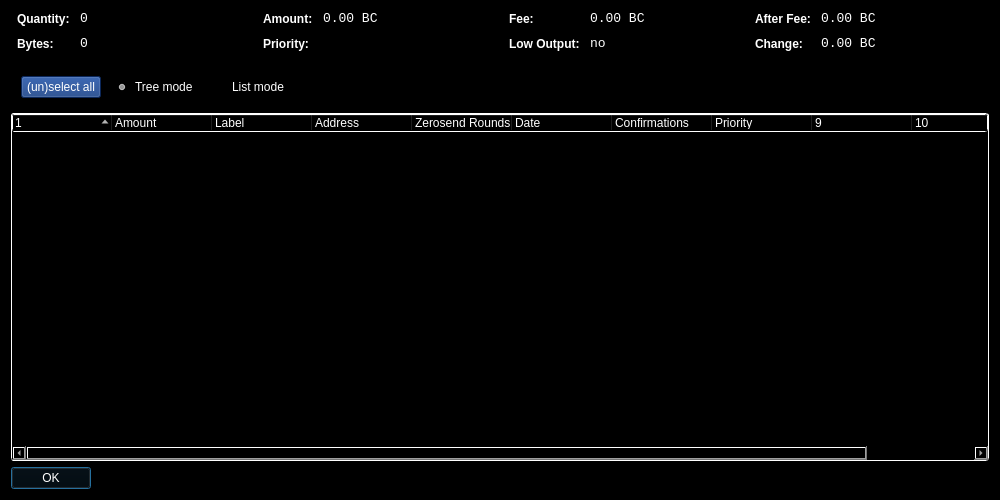
<?xml version="1.0" encoding="UTF-8"?>
<ui version="4.0">
 <class>CoinControlDialog</class>
 <widget class="QDialog" name="CoinControlDialog">
  <property name="geometry">
   <rect>
    <x>0</x>
    <y>0</y>
    <width>1000</width>
    <height>500</height>
   </rect>
  </property>
  <property name="windowTitle">
   <string>Coin Control</string>
  </property>
  <property name="styleSheet">
   <string notr="true">color: rgb(255, 255, 255);
background-color: rgb(0, 0, 0);
alternate-background-color: rgb(0, 0, 0);</string>
  </property>
  <layout class="QVBoxLayout" name="verticalLayout">
   <item>
    <layout class="QHBoxLayout" name="horizontalLayoutTop" stretch="0,0,0,0">
     <property name="topMargin">
      <number>0</number>
     </property>
     <property name="bottomMargin">
      <number>10</number>
     </property>
     <item>
      <layout class="QFormLayout" name="formLayoutCoinControl1">
       <property name="horizontalSpacing">
        <number>10</number>
       </property>
       <property name="verticalSpacing">
        <number>10</number>
       </property>
       <property name="leftMargin">
        <number>6</number>
       </property>
       <property name="rightMargin">
        <number>6</number>
       </property>
       <item row="0" column="0">
        <widget class="QLabel" name="labelCoinControlQuantityText">
         <property name="styleSheet">
          <string notr="true">font-weight:bold;</string>
         </property>
         <property name="text">
          <string>Quantity:</string>
         </property>
        </widget>
       </item>
       <item row="0" column="1">
        <widget class="QLabel" name="labelCoinControlQuantity">
         <property name="font">
          <font>
           <family>Monospace</family>
           <pointsize>10</pointsize>
          </font>
         </property>
         <property name="cursor">
          <cursorShape>IBeamCursor</cursorShape>
         </property>
         <property name="contextMenuPolicy">
          <enum>Qt::ActionsContextMenu</enum>
         </property>
         <property name="text">
          <string notr="true">0</string>
         </property>
         <property name="textInteractionFlags">
          <set>Qt::LinksAccessibleByMouse|Qt::TextSelectableByKeyboard|Qt::TextSelectableByMouse</set>
         </property>
        </widget>
       </item>
       <item row="1" column="0">
        <widget class="QLabel" name="labelCoinControlBytesText">
         <property name="styleSheet">
          <string notr="true">font-weight:bold;</string>
         </property>
         <property name="text">
          <string>Bytes:</string>
         </property>
        </widget>
       </item>
       <item row="1" column="1">
        <widget class="QLabel" name="labelCoinControlBytes">
         <property name="font">
          <font>
           <family>Monospace</family>
           <pointsize>10</pointsize>
          </font>
         </property>
         <property name="cursor">
          <cursorShape>IBeamCursor</cursorShape>
         </property>
         <property name="contextMenuPolicy">
          <enum>Qt::ActionsContextMenu</enum>
         </property>
         <property name="text">
          <string notr="true">0</string>
         </property>
         <property name="textInteractionFlags">
          <set>Qt::LinksAccessibleByMouse|Qt::TextSelectableByKeyboard|Qt::TextSelectableByMouse</set>
         </property>
        </widget>
       </item>
      </layout>
     </item>
     <item>
      <layout class="QFormLayout" name="formLayoutCoinControl2">
       <property name="horizontalSpacing">
        <number>10</number>
       </property>
       <property name="verticalSpacing">
        <number>10</number>
       </property>
       <property name="leftMargin">
        <number>6</number>
       </property>
       <property name="rightMargin">
        <number>6</number>
       </property>
       <item row="0" column="0">
        <widget class="QLabel" name="labelCoinControlAmountText">
         <property name="styleSheet">
          <string notr="true">font-weight:bold;</string>
         </property>
         <property name="text">
          <string>Amount:</string>
         </property>
        </widget>
       </item>
       <item row="0" column="1">
        <widget class="QLabel" name="labelCoinControlAmount">
         <property name="font">
          <font>
           <family>Monospace</family>
           <pointsize>10</pointsize>
          </font>
         </property>
         <property name="cursor">
          <cursorShape>IBeamCursor</cursorShape>
         </property>
         <property name="contextMenuPolicy">
          <enum>Qt::ActionsContextMenu</enum>
         </property>
         <property name="text">
          <string notr="true">0.00 BC</string>
         </property>
         <property name="textInteractionFlags">
          <set>Qt::LinksAccessibleByMouse|Qt::TextSelectableByKeyboard|Qt::TextSelectableByMouse</set>
         </property>
        </widget>
       </item>
       <item row="1" column="0">
        <widget class="QLabel" name="labelCoinControlPriorityText">
         <property name="styleSheet">
          <string notr="true">font-weight:bold;</string>
         </property>
         <property name="text">
          <string>Priority:</string>
         </property>
        </widget>
       </item>
       <item row="1" column="1">
        <widget class="QLabel" name="labelCoinControlPriority">
         <property name="font">
          <font>
           <family>Monospace</family>
           <pointsize>10</pointsize>
          </font>
         </property>
         <property name="cursor">
          <cursorShape>IBeamCursor</cursorShape>
         </property>
         <property name="contextMenuPolicy">
          <enum>Qt::ActionsContextMenu</enum>
         </property>
         <property name="text">
          <string/>
         </property>
         <property name="textInteractionFlags">
          <set>Qt::LinksAccessibleByMouse|Qt::TextSelectableByKeyboard|Qt::TextSelectableByMouse</set>
         </property>
        </widget>
       </item>
      </layout>
     </item>
     <item>
      <layout class="QFormLayout" name="formLayoutCoinControl3">
       <property name="horizontalSpacing">
        <number>10</number>
       </property>
       <property name="verticalSpacing">
        <number>10</number>
       </property>
       <property name="leftMargin">
        <number>6</number>
       </property>
       <property name="rightMargin">
        <number>6</number>
       </property>
       <item row="0" column="0">
        <widget class="QLabel" name="labelCoinControlFeeText">
         <property name="styleSheet">
          <string notr="true">font-weight:bold;</string>
         </property>
         <property name="text">
          <string>Fee:</string>
         </property>
        </widget>
       </item>
       <item row="0" column="1">
        <widget class="QLabel" name="labelCoinControlFee">
         <property name="font">
          <font>
           <family>Monospace</family>
           <pointsize>10</pointsize>
          </font>
         </property>
         <property name="cursor">
          <cursorShape>IBeamCursor</cursorShape>
         </property>
         <property name="contextMenuPolicy">
          <enum>Qt::ActionsContextMenu</enum>
         </property>
         <property name="text">
          <string notr="true">0.00 BC</string>
         </property>
         <property name="textInteractionFlags">
          <set>Qt::LinksAccessibleByMouse|Qt::TextSelectableByKeyboard|Qt::TextSelectableByMouse</set>
         </property>
        </widget>
       </item>
       <item row="1" column="0">
        <widget class="QLabel" name="labelCoinControlLowOutputText">
         <property name="enabled">
          <bool>false</bool>
         </property>
         <property name="styleSheet">
          <string notr="true">font-weight:bold;</string>
         </property>
         <property name="text">
          <string>Low Output:</string>
         </property>
        </widget>
       </item>
       <item row="1" column="1">
        <widget class="QLabel" name="labelCoinControlLowOutput">
         <property name="enabled">
          <bool>false</bool>
         </property>
         <property name="font">
          <font>
           <family>Monospace</family>
           <pointsize>10</pointsize>
          </font>
         </property>
         <property name="cursor">
          <cursorShape>IBeamCursor</cursorShape>
         </property>
         <property name="contextMenuPolicy">
          <enum>Qt::ActionsContextMenu</enum>
         </property>
         <property name="text">
          <string notr="true">no</string>
         </property>
         <property name="textInteractionFlags">
          <set>Qt::LinksAccessibleByMouse|Qt::TextSelectableByKeyboard|Qt::TextSelectableByMouse</set>
         </property>
        </widget>
       </item>
      </layout>
     </item>
     <item>
      <layout class="QFormLayout" name="formLayoutCoinControl4">
       <property name="horizontalSpacing">
        <number>10</number>
       </property>
       <property name="verticalSpacing">
        <number>10</number>
       </property>
       <property name="leftMargin">
        <number>6</number>
       </property>
       <property name="rightMargin">
        <number>6</number>
       </property>
       <item row="0" column="0">
        <widget class="QLabel" name="labelCoinControlAfterFeeText">
         <property name="styleSheet">
          <string notr="true">font-weight:bold;</string>
         </property>
         <property name="text">
          <string>After Fee:</string>
         </property>
        </widget>
       </item>
       <item row="0" column="1">
        <widget class="QLabel" name="labelCoinControlAfterFee">
         <property name="font">
          <font>
           <family>Monospace</family>
           <pointsize>10</pointsize>
          </font>
         </property>
         <property name="cursor">
          <cursorShape>IBeamCursor</cursorShape>
         </property>
         <property name="contextMenuPolicy">
          <enum>Qt::ActionsContextMenu</enum>
         </property>
         <property name="text">
          <string notr="true">0.00 BC</string>
         </property>
         <property name="textInteractionFlags">
          <set>Qt::LinksAccessibleByMouse|Qt::TextSelectableByKeyboard|Qt::TextSelectableByMouse</set>
         </property>
        </widget>
       </item>
       <item row="1" column="0">
        <widget class="QLabel" name="labelCoinControlChangeText">
         <property name="enabled">
          <bool>false</bool>
         </property>
         <property name="styleSheet">
          <string notr="true">font-weight:bold;</string>
         </property>
         <property name="text">
          <string>Change:</string>
         </property>
        </widget>
       </item>
       <item row="1" column="1">
        <widget class="QLabel" name="labelCoinControlChange">
         <property name="enabled">
          <bool>false</bool>
         </property>
         <property name="font">
          <font>
           <family>Monospace</family>
           <pointsize>10</pointsize>
          </font>
         </property>
         <property name="cursor">
          <cursorShape>IBeamCursor</cursorShape>
         </property>
         <property name="contextMenuPolicy">
          <enum>Qt::ActionsContextMenu</enum>
         </property>
         <property name="text">
          <string notr="true">0.00 BC</string>
         </property>
         <property name="textInteractionFlags">
          <set>Qt::LinksAccessibleByMouse|Qt::TextSelectableByKeyboard|Qt::TextSelectableByMouse</set>
         </property>
        </widget>
       </item>
      </layout>
     </item>
    </layout>
   </item>
   <item>
    <widget class="QFrame" name="frame">
     <property name="minimumSize">
      <size>
       <width>0</width>
       <height>40</height>
      </size>
     </property>
     <property name="frameShape">
      <enum>QFrame::StyledPanel</enum>
     </property>
     <property name="frameShadow">
      <enum>QFrame::Sunken</enum>
     </property>
     <widget class="QWidget" name="horizontalLayoutWidget">
      <property name="geometry">
       <rect>
        <x>10</x>
        <y>0</y>
        <width>781</width>
        <height>41</height>
       </rect>
      </property>
      <layout class="QHBoxLayout" name="horizontalLayoutPanel" stretch="0,0,0,0">
       <property name="spacing">
        <number>14</number>
       </property>
       <item>
        <widget class="QPushButton" name="pushButtonSelectAll">
         <property name="sizePolicy">
          <sizepolicy hsizetype="Maximum" vsizetype="Fixed">
           <horstretch>0</horstretch>
           <verstretch>0</verstretch>
          </sizepolicy>
         </property>
         <property name="styleSheet">
          <string notr="true">color: rgb(255, 255, 255);
background-color: rgb(15,55,126);
alternate-background-color: rgb(15,55,126);</string>
         </property>
         <property name="text">
          <string>(un)select all</string>
         </property>
        </widget>
       </item>
       <item>
        <widget class="QRadioButton" name="radioTreeMode">
         <property name="sizePolicy">
          <sizepolicy hsizetype="Maximum" vsizetype="Fixed">
           <horstretch>0</horstretch>
           <verstretch>0</verstretch>
          </sizepolicy>
         </property>
         <property name="text">
          <string>Tree mode</string>
         </property>
         <property name="checked">
          <bool>true</bool>
         </property>
        </widget>
       </item>
       <item>
        <widget class="QRadioButton" name="radioListMode">
         <property name="sizePolicy">
          <sizepolicy hsizetype="Maximum" vsizetype="Fixed">
           <horstretch>0</horstretch>
           <verstretch>0</verstretch>
          </sizepolicy>
         </property>
         <property name="text">
          <string>List mode</string>
         </property>
        </widget>
       </item>
       <item>
        <spacer name="horizontalSpacer">
         <property name="orientation">
          <enum>Qt::Horizontal</enum>
         </property>
         <property name="sizeHint" stdset="0">
          <size>
           <width>40</width>
           <height>20</height>
          </size>
         </property>
        </spacer>
       </item>
      </layout>
     </widget>
    </widget>
   </item>
   <item>
    <widget class="CoinControlTreeWidget" name="treeWidget">
     <property name="contextMenuPolicy">
      <enum>Qt::CustomContextMenu</enum>
     </property>
     <property name="styleSheet">
      <string notr="true">background: rgb(0,0,0); color: rgb(255,255,255); border: 1px inset white; border-radius: 3px; margin: 0px;</string>
     </property>
     <property name="sortingEnabled">
      <bool>false</bool>
     </property>
     <property name="columnCount">
      <number>11</number>
     </property>
     <attribute name="headerShowSortIndicator" stdset="0">
      <bool>true</bool>
     </attribute>
     <attribute name="headerStretchLastSection">
      <bool>false</bool>
     </attribute>
     <column>
      <property name="text">
       <string/>
      </property>
     </column>
     <column>
      <property name="text">
       <string>Amount</string>
      </property>
     </column>
     <column>
      <property name="text">
       <string>Label</string>
      </property>
     </column>
     <column>
      <property name="text">
       <string>Address</string>
      </property>
     </column>
     <column>
      <property name="text">
        <string>Zerosend Rounds</string>
      </property>
    </column>
    <column>
      <property name="text">
       <string>Date</string>
      </property>
     </column>
     <column>
      <property name="text">
       <string>Confirmations</string>
      </property>
      <property name="toolTip">
       <string>Confirmed</string>
      </property>
     </column>
     <column>
      <property name="text">
       <string>Priority</string>
      </property>
     </column>
     <column>
      <property name="text">
       <string/>
      </property>
     </column>
     <column>
      <property name="text">
       <string/>
      </property>
     </column>
     <column>
      <property name="text">
       <string/>
      </property>
     </column>
     <column>
      <property name="text">
       <string/>
      </property>
     </column>
    </widget>
   </item>
   <item>
    <widget class="QDialogButtonBox" name="buttonBox">
     <property name="sizePolicy">
      <sizepolicy hsizetype="Maximum" vsizetype="Fixed">
       <horstretch>0</horstretch>
       <verstretch>0</verstretch>
      </sizepolicy>
     </property>
     <property name="orientation">
      <enum>Qt::Horizontal</enum>
     </property>
     <property name="standardButtons">
      <set>QDialogButtonBox::Ok</set>
     </property>
    </widget>
   </item>
  </layout>
 </widget>
 <customwidgets>
  <customwidget>
   <class>CoinControlTreeWidget</class>
   <extends>QTreeWidget</extends>
   <header>coincontroltreewidget.h</header>
  </customwidget>
 </customwidgets>
 <resources/>
 <connections/>
</ui>
